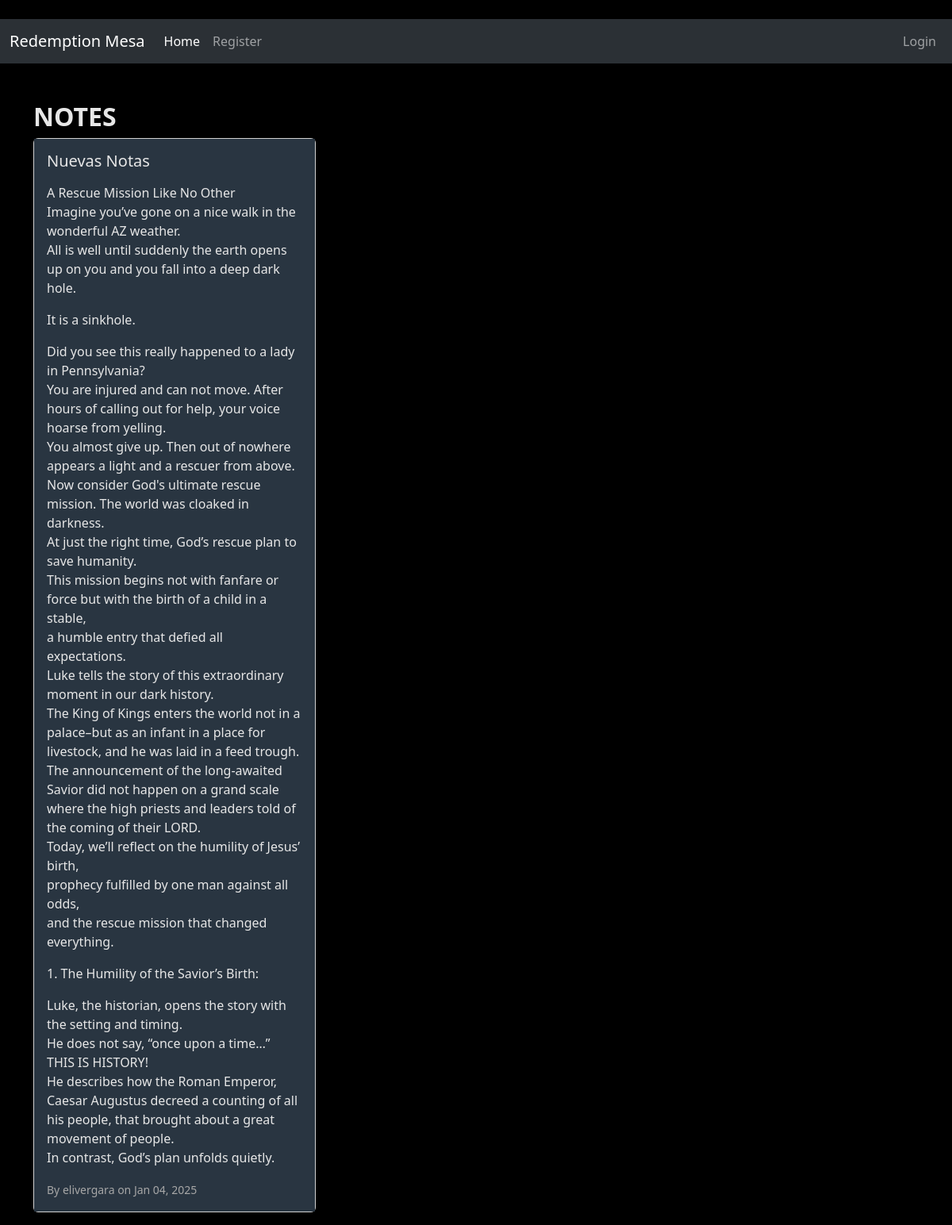
The app's page /notes/ with its own data.
### notes/models.py (models this page shows, shortened)
class Note(models.Model):
    title = models.CharField(max_length=255)
    content = models.TextField()
    created_at = models.DateTimeField(auto_now_add=True)
    updated_at = models.DateTimeField(auto_now=True)
    author = models.ForeignKey(User, on_delete=models.CASCADE)

### notes/views.py (the view)
# urls.py: path('', views.notes, name='notes'),
def notes(request):
    notes = Note.objects.order_by('-created_at')
    return render(request, 'notes/notes.html', {'notes': notes})

### notes/templates/notes/notes.html (shortened to what this page needs)
{% extends "base.html" %}
{% block content %}
<div class="container mt-5">
    <h2>Notes</h2>
    <div class="row">
        {% for note in notes %}
            <div class="col-md-4 mb-3">
                <div class="card">
                    <div class="card-body">
                        <h5 class="card-title">{{ note.title }}</h5>
                        <p class="card-text">{{ note.content|linebreaks|truncatewords:500 }}</p>
                        <small class="text-muted">By {{ note.author.username }} on {{ note.created_at|date:"M d, Y" }}</small>
                    </div>
                </div>
            </div>
        {% endfor %}
    </div>
</div>
{% endblock %}

### home/static/style.css (style rules this page uses)
body { background-color: #000000 !important; background-size: cover; margin: 0; padding-top: 0%; }
h2 { color: #e7e7e7; text-transform: uppercase; text-align: left; font-weight: bolder; vertical-align: middle; margin-top: 1vh; }
h3, h4, p { color: #e7e7e7; }
.card-body { background-color: #293541; color: #e7e7e7; }
.text-muted { color: #a7a7a7 !important; }

### records on screen
Note: title "Nuevas Notas", content "A Rescue Mission Like No Other Imagine you’ve gone on a nice walk in the wonderful AZ weather. All is well until suddenly the earth opens up on you and you fall into a deep dark hole. It is a sinkhole. Did you see this really happened to a lady in Pennsylvania? You are injured and can not move. After hours of calling out for help, your voice hoarse from yelling. You almost give up. Then out of nowhere appears a light and a rescuer from above. Now consider God's ultimate rescue mission. The world was cloaked in darkness. At just the right time, God’s rescue plan to save humanity. This mission begins not with fanfare or force but with the birth of a child in a stable, a humble entry that…", author.username "elivergara", created_at "Jan 04, 2025"
